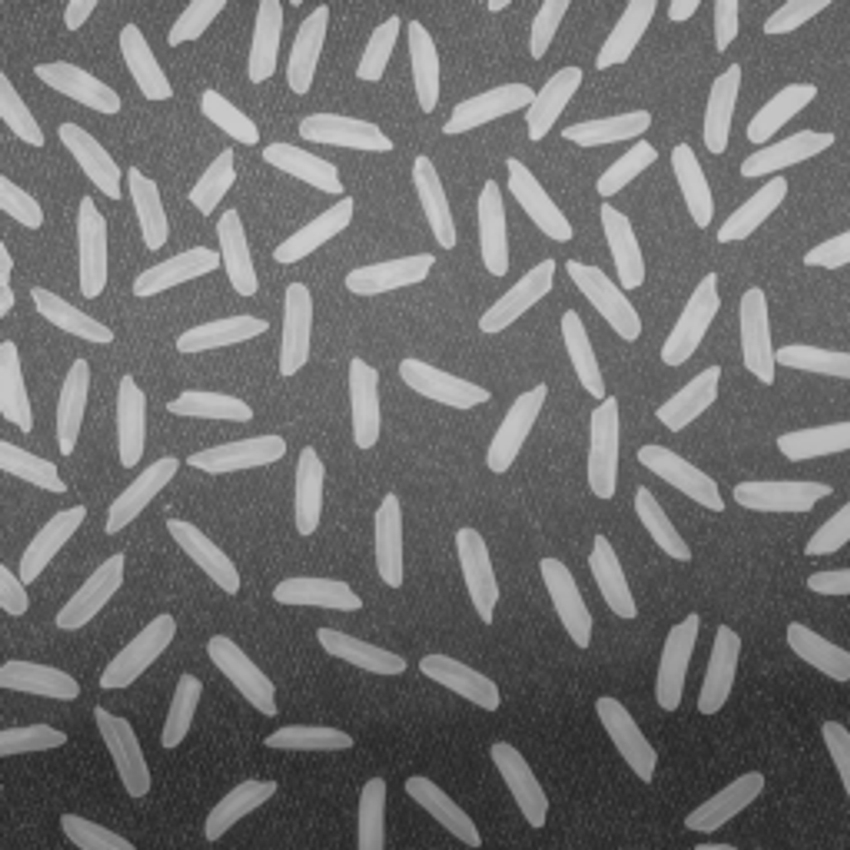
#> input picture labs/rice.jpg, 850 x 850 px
$ python lab1.py
#> lines starting #> are read from the running program, lines starting #| are printed output that depends on the picture
#tensores

import numpy as np
import skimage.io as io
import matplotlib.pyplot  as plt
#Creación de tensores (arrays)

#1. Crear un array 1D (vector)

a = np.array([2,4,6, 8])
print(a.shape)
print(a.dtype)
b = a + 2
print(b)
ones = np.ones(a.shape)
ones = np.ones(a.shape, dtype = a.dtype)
print(ones.dtype)
c = a + ones
print(c)

# 2. crear tensor 2D (matriz)
"""
1 2
3 4
5 6
7 8
"""
matrix = np.array([[1,2],
                   [3,4],
                   [5,6],
                   [7,8]])
print(matrix)
print(matrix.shape)
"""
Podriamos leer una imagen y mostrar el contenido
sería una imagen en escala de grises de modo que tenga un solo canal
podemos oscurecerla o aclararla
"""
filename ='rice.jpg'
image = io.imread(filename)
#> image is the input picture: shape (850, 850); min 36, max 207, mean 111.3
print(image.dtype)
#| uint8
image = image.astype(np.int32)
image = np.minimum(np.maximum(image + 50, 0), 255)
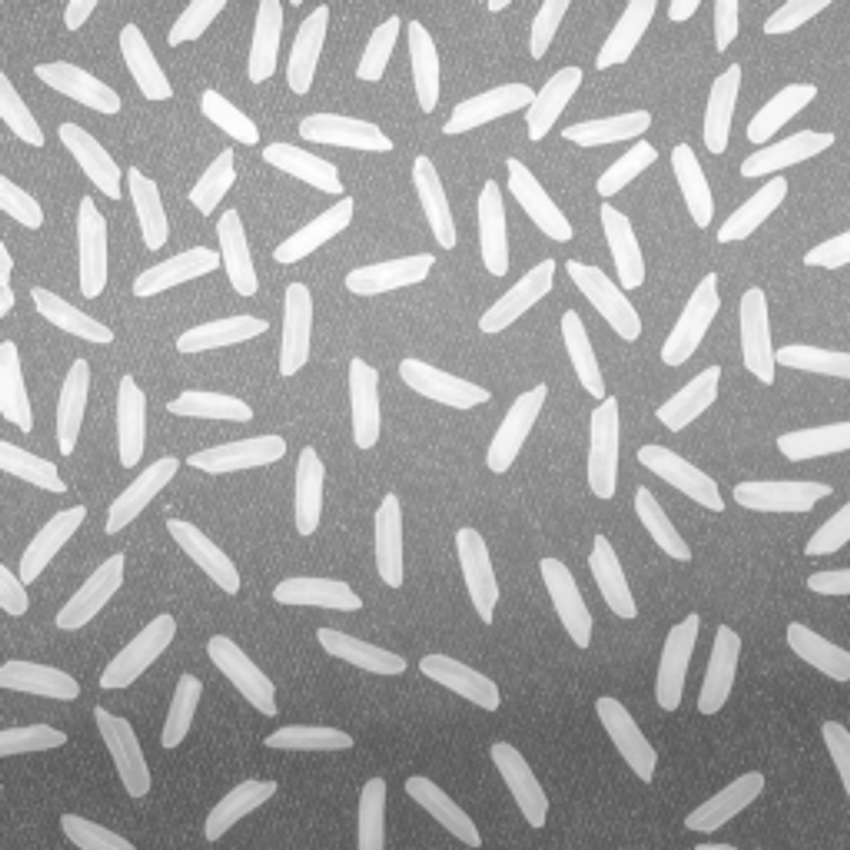
#> image: shape (850, 850) int32; min 86, max 255, mean 161.3
#image [image < 0 ] = 0
#image [image > 255 ] = 255
print(image.shape)
#| (850, 850)
plt.imshow(image, cmap = 'gray', vmax = 255, vmin = 0)
plt.show()
# 3. crear tensor 3D (matriz)
"""
Podríamos leer una imagen a colores RGB (HxWxC)
"""
filename ='flower.jpg'
image = io.imread(filename)
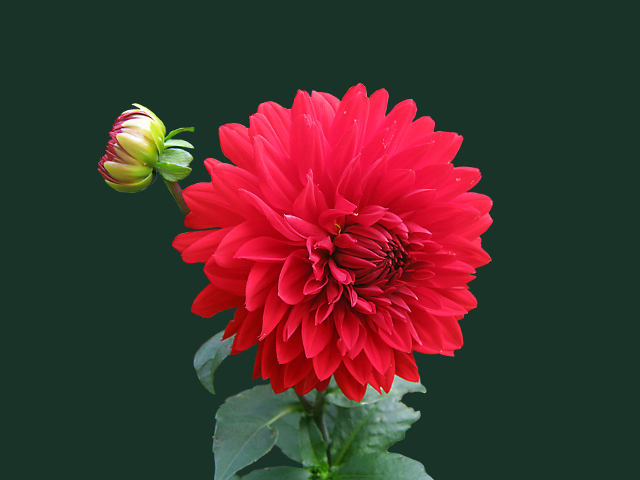
#> input picture labs/flower.jpg, 640 x 480 px
#> image is the input picture: shape (480, 640, 3); mean R, G, B 72.7, 50.1, 45.7
print(image.shape)
#| (480, 640, 3)
plt.imshow(image)
plt.show()
# 4. Operar con tensores
# revisar * , matmul, dot

# Ejercicio (calcular distancia euclideana entre vectores)
"""
La idea es trabajar en R^10, con datos aleatorios
D = array de Nx10
q = array de 1x10
Calcular la distancia euclideana entre todos los D x q (usando solo algebra matricial)
"""

#Pensemos en un ejercicio para ellos

#Plot (scatter)
